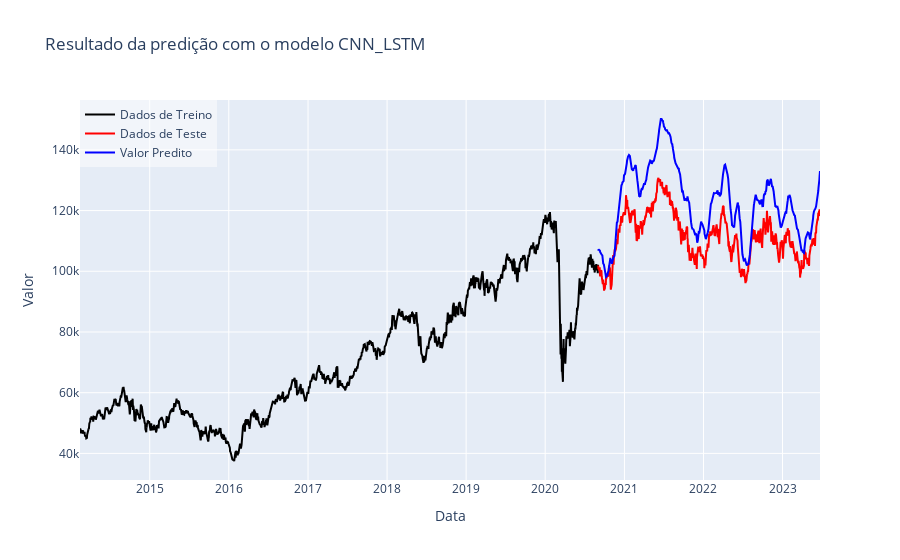

This figure's notebook cell:
### Code cell
import plotly.graph_objects as go

# Cria um gráfico de linha usando o Plotly
fig = go.Figure()

# Adiciona os valores reais ao gráfico
#fig.add_trace(go.Scatter(x=T_test, y=y_test_real, mode='lines', name='Real', line=dict(color='red')))
fig.add_trace(go.Scatter(x=T_train, y=y_train_real, mode='lines',name="Dados de Treino",line=dict(color='black')))
fig.add_trace(go.Scatter(x=T_test, y=y_test_real, mode='lines', name="Dados de Teste", line=dict(color='red')))

# Adiciona os valores preditos ao gráfico
fig.add_trace(go.Scatter(x=T_test, y=y_pred, mode='lines', name='Valor Predito', line=dict(color='blue')))

# Configura o layout do gráfico
fig.update_layout(
    title=f'Resultado da predição com o modelo {model_name}',
    xaxis_title='Data',
    yaxis_title='Valor',
    showlegend=True,
    legend=dict(x=0, y=1, bgcolor='rgba(255, 255, 255, 0.5)')
)

# Exibe o gráfico
fig.show()

### Figure 1 — Plotly figure (JSON) as saved in the notebook; plotly's stock layout.template omitted (floating-point values rounded to 4 significant figures; data arrays with more than 128 entries replaced by an {"elided": "..."} marker saying what was removed)
{"data": [{"line": {"color": "black"}, "mode": "lines", "name": "Dados de Treino", "type": "scatter", "x": {"elided": "1621 str values"}, "y": {"elided": "1621 int values"}}, {"line": {"color": "red"}, "mode": "lines", "name": "Dados de Teste", "type": "scatter", "x": {"elided": "695 str values"}, "y": {"elided": "695 float values"}}, {"line": {"color": "blue"}, "mode": "lines", "name": "Valor Predito", "type": "scatter", "x": {"elided": "695 str values"}, "y": {"elided": "695 float values"}}], "layout": {"legend": {"bgcolor": "rgba(255, 255, 255, 0.5)", "x": 0, "y": 1}, "showlegend": true, "title": {"text": "Resultado da predição com o modelo CNN_LSTM"}, "xaxis": {"title": {"text": "Data"}}, "yaxis": {"title": {"text": "Valor"}}}}
